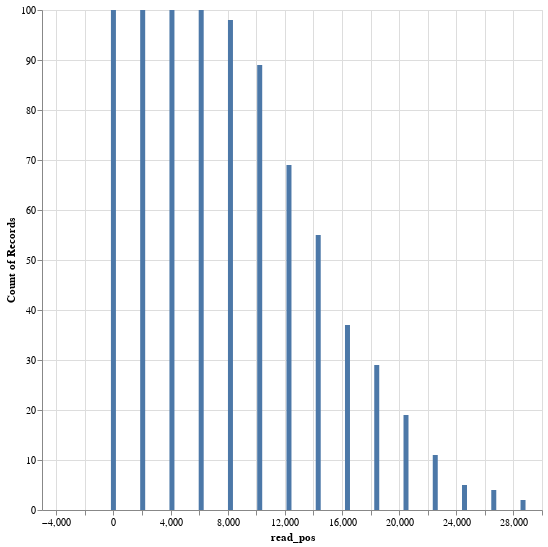

Notebook code cell kept with this figure:
### Code cell
alt.Chart(df).mark_bar().encode(
    alt.X('read_pos'),
    alt.Y('count()')
).properties(
    width=500,
    height=500
)

### Figure 1 — Vega specification as saved in the notebook (floating-point values rounded to 4 significant figures)
{"$schema": "https://vega.github.io/schema/vega/v5.json", "data": [{"name": "source_0", "values": [{"__count": 100, "read_pos": 0}, {"__count": 100, "read_pos": 2048}, {"__count": 100, "read_pos": 4096}, {"__count": 100, "read_pos": 6144}, {"__count": 98, "read_pos": 8192}, {"__count": 89, "read_pos": 10240}, {"__count": 69, "read_pos": 12288}, {"__count": 55, "read_pos": 14336}, {"__count": 37, "read_pos": 16384}, {"__count": 29, "read_pos": 18432}, {"__count": 19, "read_pos": 20480}, {"__count": 11, "read_pos": 22528}, {"__count": 5, "read_pos": 24576}, {"__count": 4, "read_pos": 26624}, {"__count": 2, "read_pos": 28672}]}, {"name": "source_0_x_domain_read_pos", "values": [{"min": 0, "max": 28672}]}, {"name": "source_0_y_domain___count", "values": [{"min": 2, "max": 100}]}], "marks": [{"type": "rect", "name": "marks", "from": {"data": "source_0"}, "encode": {"update": {"y": {"field": "__count", "scale": "y"}, "fill": {"value": "#4c78a8"}, "y2": {"value": 0, "scale": "y"}, "width": {"value": 5}, "xc": {"field": "read_pos", "scale": "x"}}}, "style": ["bar"]}], "scales": [{"name": "x", "type": "linear", "domain": [{"signal": "(data(\"source_0_x_domain_read_pos\")[0] || {}).min"}, {"signal": "(data(\"source_0_x_domain_read_pos\")[0] || {}).max"}], "range": [0, {"signal": "width"}], "zero": false, "nice": true, "padding": 5}, {"name": "y", "type": "linear", "domain": [{"signal": "(data(\"source_0_y_domain___count\")[0] || {}).min"}, {"signal": "(data(\"source_0_y_domain___count\")[0] || {}).max"}], "range": [{"signal": "height"}, 0], "zero": true, "nice": true}], "axes": [{"scale": "x", "labels": false, "gridScale": "y", "orient": "bottom", "zindex": 0, "minExtent": 0, "maxExtent": 0, "domain": false, "tickCount": {"signal": "ceil(width/40)"}, "ticks": false, "grid": true, "aria": false}, {"scale": "y", "gridScale": "x", "minExtent": 0, "zindex": 0, "ticks": false, "maxExtent": 0, "domain": false, "grid": true, "tickCount": {"signal": "ceil(height/40)"}, "orient": "left", "labels": false, "aria": false}, {"scale": "x", "zindex": 0, "tickCount": {"signal": "ceil(width/40)"}, "grid": false, "title": "read_pos", "labelFlush": true, "labelOverlap": true, "orient": "bottom"}, {"scale": "y", "orient": "left", "labelOverlap": true, "zindex": 0, "title": "Count of Records", "tickCount": {"signal": "ceil(height/40)"}, "grid": false}], "background": "white", "padding": 5, "width": 500, "style": "cell", "height": 500}
